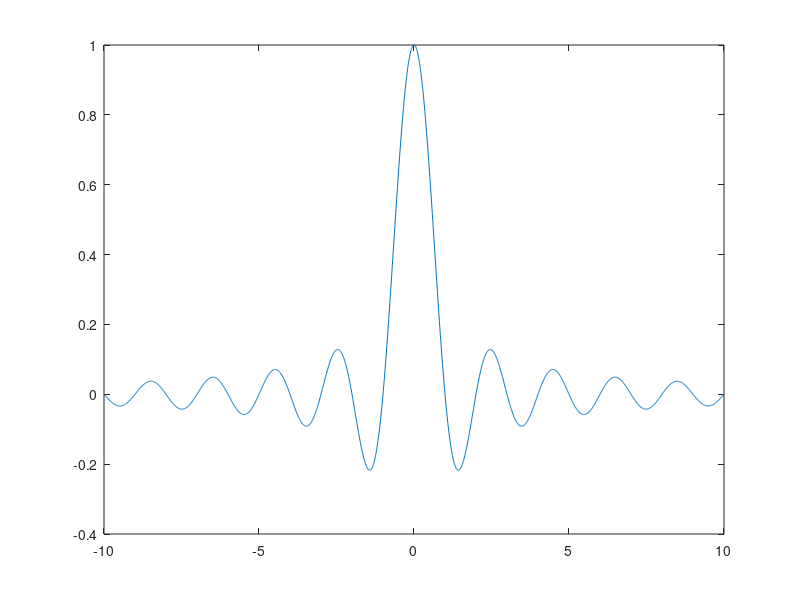

This figure's MATLAB source:
x=2+3j
x_abs=abs(x)
x_ph =exp(j*atan(3/2))

x_abs*x_ph %equal to x
%==================================

f=-10:0.01:10;
x=sinc(f);
plot(f,x)
